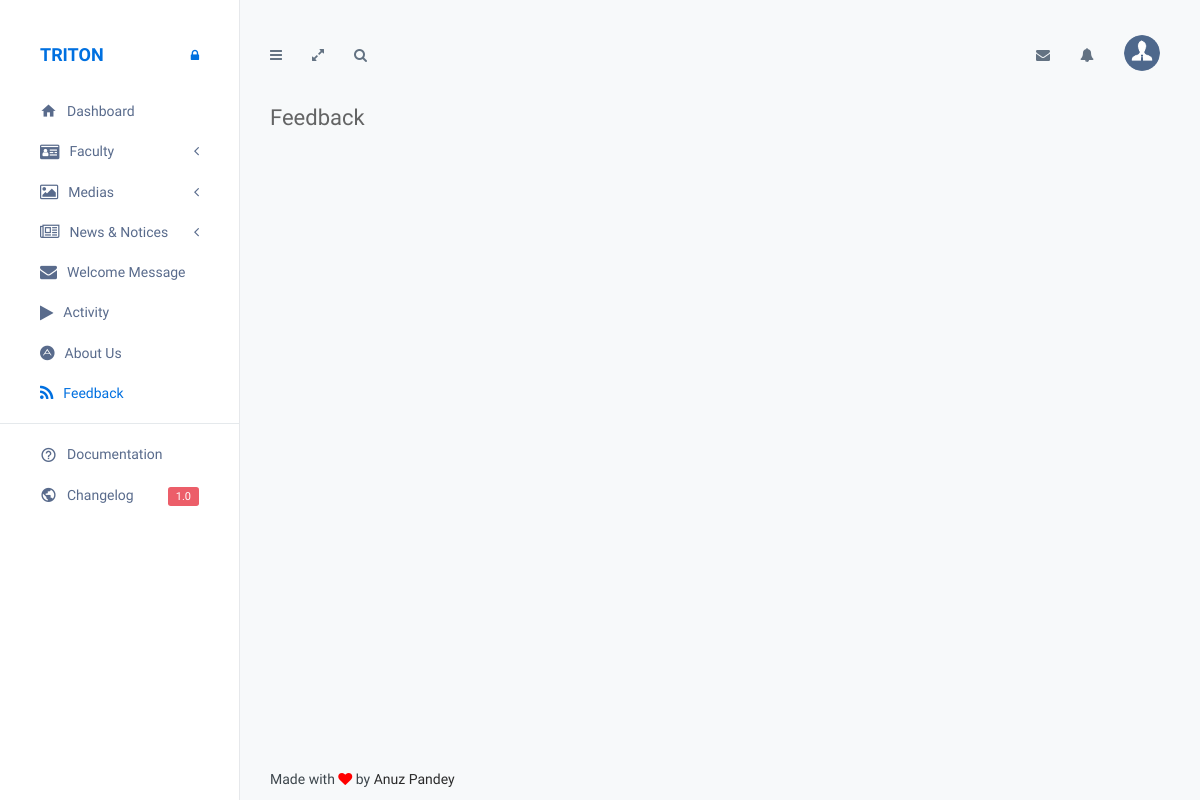
/cpanel/feedback.php, run on an earlier commit of the app's database.
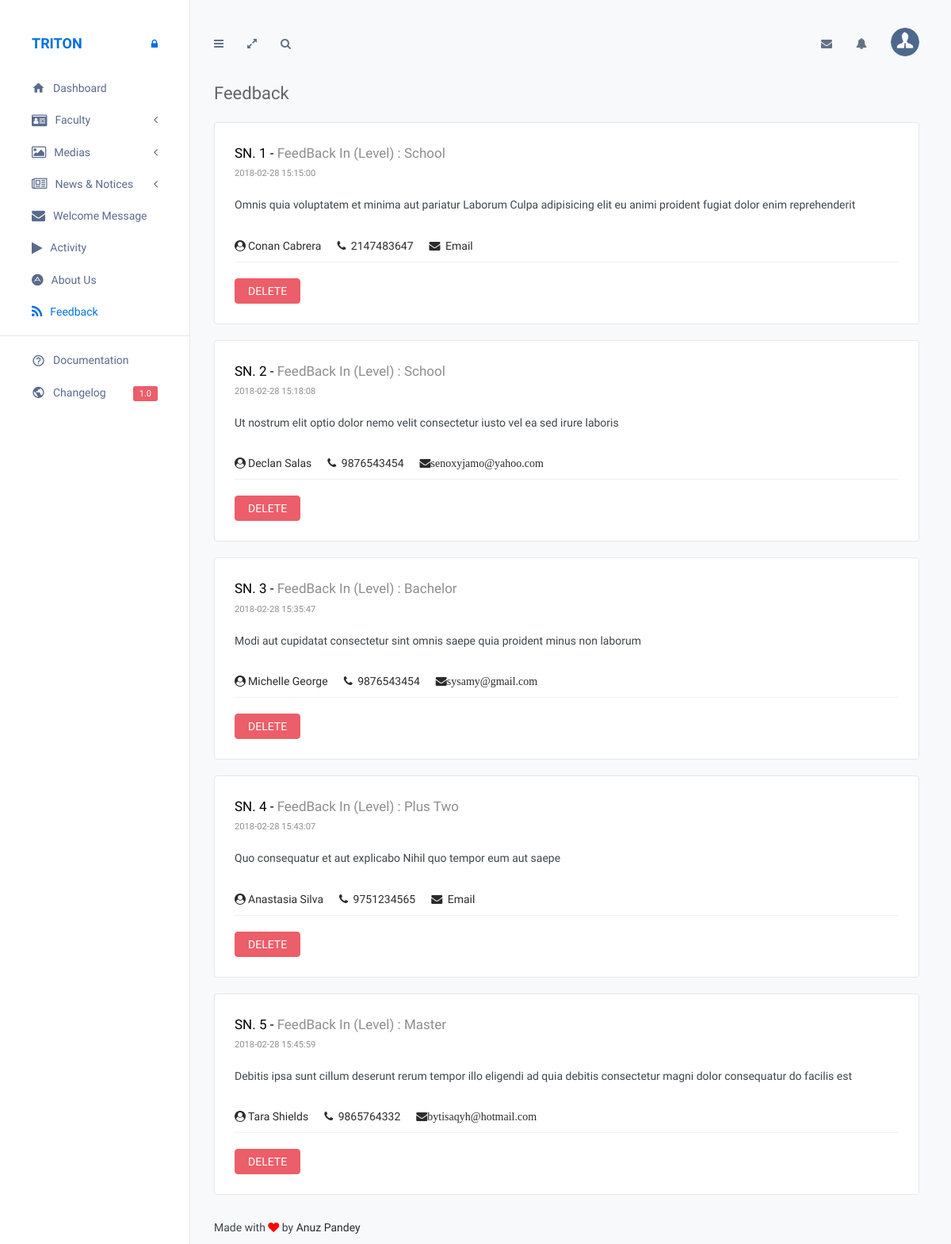
And on a later commit of the database.
### tables this page shows
CREATE TABLE `tbl_feedback` (
  `feedback_id` int(11) NOT NULL,
  `feedback_in` int(11) NOT NULL,
  `feedback_by` varchar(100) NOT NULL,
  `phone` varchar(10) NOT NULL,
  `email` varchar(100) NOT NULL,
  `feedback` text NOT NULL,
  `feedback_date` datetime NOT NULL
);

CREATE TABLE `tbl_level` (
  `level_id` int(11) NOT NULL,
  `level_name` varchar(100) NOT NULL,
  `updated_date` date NOT NULL
);

### cpanel/feedback.php (the view, shortened to what the changed rows need)
<!DOCTYPE html>
<html lang="en">
<head>
    <link href="../assets/plugins/bootstrap/css/bootstrap.min.css" rel="stylesheet">
    <link href="../assets/plugins/font-awesome/css/font-awesome.min.css" rel="stylesheet">
    <link href="../assets/plugins/icomoon/style.css" rel="stylesheet">
    <link href="../assets/plugins/uniform/css/default.css" rel="stylesheet" />
    <link href="../assets/plugins/switchery/switchery.min.css" rel="stylesheet" />
    <link href="../assets/plugins/nvd3/nv.d3.min.css" rel="stylesheet">
    <link href="../assets/plugins/switchery/switchery.min.css" rel="stylesheet" />
    <link href="../assets/plugins/dropzone/dropzone.min.css" rel="stylesheet">
    <link href="../assets/plugins/plupload/js/jquery.plupload.queue/css/jquery.plupload.queue.css" rel="stylesheet" type="text/css" />
    <link href="../assets/css/triton.css" rel="stylesheet">
    <link href="../assets/css/themes/admin.css" rel="stylesheet">
    <link href="../assets/css/custom.css" rel="stylesheet">
</head>
<body>
    <div class="page-container">
        <div class="page-content">
            <div class="page-inner">
                <div id="main-wrapper">
                    <div class="row">
                        <?php
			require_once('../connection.php');
				?>
                        <?php
			$feedback = "SELECT * FROM tbl_feedback AS f, tbl_level AS l WHERE f.feedback_in=l.level_id";
			$result = $conn->query($feedback);
			?>
                            <?php
			$counter = 0;
			while($data = $result->fetch_array())
			{
				?>
                                <div class="col-md-12">
                                    <div class="profile-timeline">
                                        <ul class="list-unstyled">
                                            <li class="timeline-item">
                                                <div class="panel panel-white">
                                                    <div class="panel-body">
                                                        <div class="timeline-item-header">
                                                            <p>SN.
                                                                <?php echo ++$counter; ?> - <span>FeedBack In (Level) : <?php echo $data['level_name']; ?></span></p>
                                                            <small><?php echo $data['feedback_date']; ?></small>
                                                        </div>
                                                        <div class="timeline-item-post">
                                                            <p>
                                                                <?php echo $data['feedback']; ?>
                                                            </p>
                                                            <div class="timeline-options">
                                                                <a><i class="fa fa-user-circle"></i><?php echo $data['feedback_by']; ?></a>
                                                                <a><i class="fa fa-phone"></i> <?php echo $data['phone']; ?></a>
                                                                <?php
					if($data['email']=="Email Not Available"){
						?>
                                                                    <a><i class="fa fa-envelope"></i> Email</a>
                                                                    <?php
					}else{
						?>
                                                                    <a href="https://mail.google.com"><i class="fa fa-envelope"><?php echo $data['email']; ?></i></a>
                                                                    <?php
					}
					?>
                                                            </div>
                                                        </div>
                                                    </div>
                                                    <a class="btn btn-danger" href="javascript:confirmDelete('deleteFeedback.php?id=<?php echo $data['feedback_id']; ?>')">DELETE</a>
                                                </div>
                                            </li>
                                        </ul>
                                    </div>
                                </div>
                                <?php }
				?>
                    </div>
                </div>
            </div>
        </div>
    </div>
</body>
</html>

What changed in the data, as far as the page shows it:
added tbl_feedback: tbl_level.level_name "School", feedback_date "2018-02-28 15:15:00", feedback "Omnis quia voluptatem et minima aut pariatur Laborum Culpa adipisicing elit eu animi proident fugiat dolor enim reprehenderit", feedback_by "Conan Cabrera", phone "2147483647", shows "Email"
added tbl_feedback: tbl_level.level_name "School", feedback_date "2018-02-28 15:18:08", feedback "Ut nostrum elit optio dolor nemo velit consectetur iusto vel ea sed irure laboris", feedback_by "Declan Salas", phone "9876543454", email "senoxyjamo@yahoo.com"
added tbl_feedback: tbl_level.level_name "Bachelor", feedback_date "2018-02-28 15:35:47", feedback "Modi aut cupidatat consectetur sint omnis saepe quia proident minus non laborum", feedback_by "Michelle George", phone "9876543454", email "sysamy@gmail.com"
added tbl_feedback: tbl_level.level_name "Plus Two", feedback_date "2018-02-28 15:43:07", feedback "Quo consequatur et aut explicabo Nihil quo tempor eum aut saepe", feedback_by "Anastasia Silva", phone "9751234565", shows "Email"
added tbl_feedback: tbl_level.level_name "Master", feedback_date "2018-02-28 15:45:59", feedback "Debitis ipsa sunt cillum deserunt rerum tempor illo eligendi ad quia debitis consectetur magni dolor consequatur do facilis est", feedback_by "Tara Shields", phone "9865764332", email "bytisaqyh@hotmail.com"
